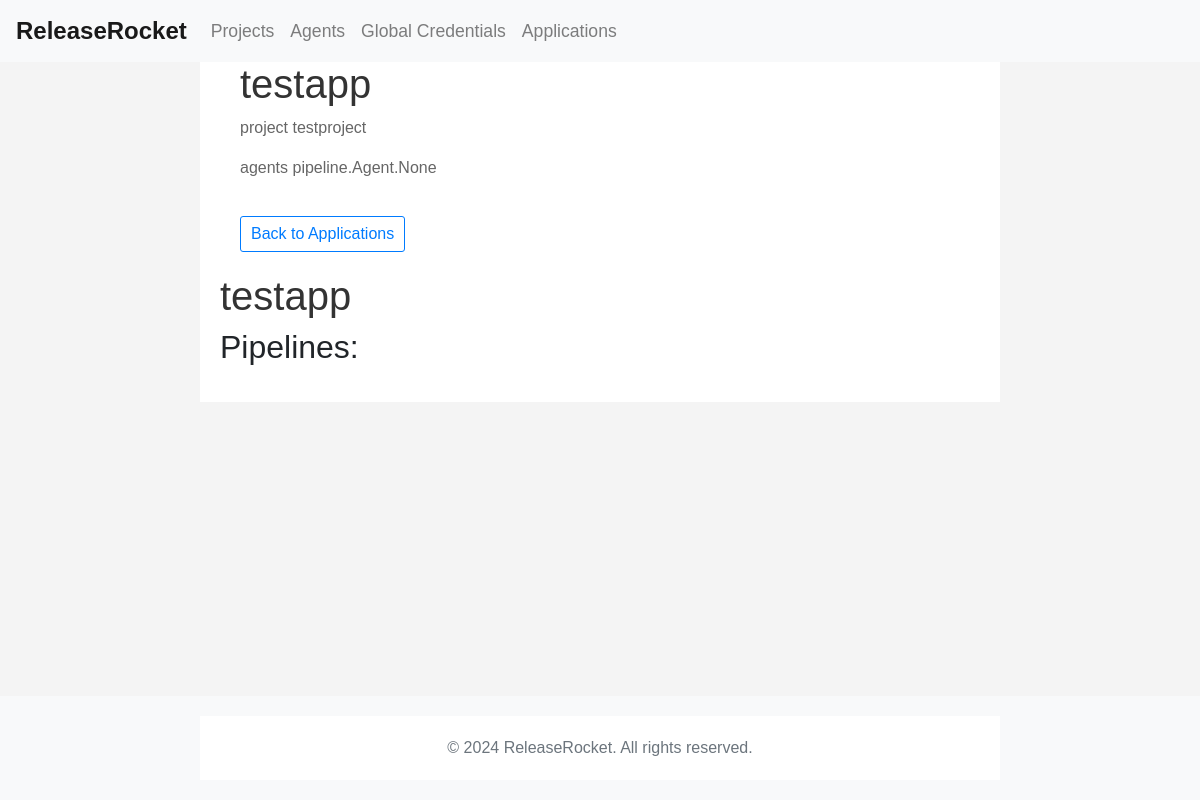
The page /pipeline/applications/1/ on the database its author committed.
### pipeline/models.py (models this page shows, shortened)
class Application(models.Model):
    name = models.CharField(max_length=100)
    project = models.ForeignKey('Project', on_delete=models.CASCADE, related_name='applications')
    pipelines = models.ManyToManyField('Pipeline', related_name='applications')
    global_credentials = models.ManyToManyField('GlobalCredential', related_name='applications')
    local_credentials = models.ManyToManyField('LocalCredential', related_name='applications')
    agents = models.ManyToManyField('Agent', related_name='applications')

class Project(models.Model):
    name = models.CharField(max_length=100)
    repository_url = models.URLField()
    environment_variables = models.JSONField(default=dict, blank=True)
    build_triggers = models.JSONField(default=dict, blank=True)
    notifications_enabled = models.BooleanField(default=False)
    notification_emails = models.CharField(max_length=500, blank=True)
    slack_webhook_url = models.URLField(blank=True)
    build_scripts = models.TextField(blank=True)
    test_scripts = models.TextField(blank=True)
    deployment_scripts = models.TextField(blank=True)
    def __str__(self):
        return self.name

### pipeline/views.py (the view)
# urls.py: path('applications/<int:application_id>/', views.application_detail, name='application_detail'),
def application_detail(request, application_id):
    application = get_object_or_404(Application, id=application_id)
    pipelines = application.pipelines.all()
    return render(request, 'pipeline/application_detail.html', {'application': application, 'pipelines': pipelines})

### pipeline/templates/pipeline/application_detail.html (shortened to what this page needs)
{% extends 'pipeline/base.html' %}
{% block content %}
<!DOCTYPE html>
<html lang="en">
<head>
</head>
<body>
    <div class="container">
        <h1>{{ application.name }}</h1>
        <p>project {{ application.project}}</p>
        <p>agents {{ application.agents }}</p>
        <a href="{% url 'application_list' %}" class="back-link">Back to Applications</a>
    </div>
    <h1>{{ application.name }}</h1>
<h2>Pipelines:</h2>
</body>
</html>
{% endblock %}

### pipeline/templates/pipeline/base.html (style rules this page uses)
body { padding-top: 56px; }

### pipeline/templates/pipeline/application_detail.html (style rules this page uses)
body { font-family: Arial, sans-serif; margin: 0; padding: 0; background-color: #f4f4f4; }
.container { max-width: 800px; margin: 0 auto; padding: 20px; background-color: #fff; }
h1 { color: #333; }
p { color: #666; }
.back-link { margin-top: 20px; display: inline-block; text-decoration: none; color: #007bff; border: 1px solid #007bff; padding: 5px 10px; border-radius: 3px; }

### rows shown on the page
Application: name "testapp", project "testproject", agents "pipeline.Agent.None"
